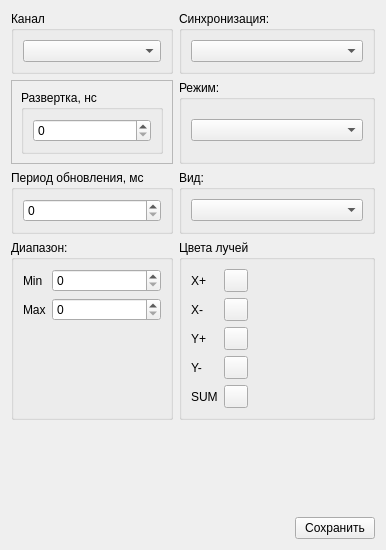
<?xml version="1.0" encoding="UTF-8"?>
<ui version="4.0">
 <class>Oscilloscope_options</class>
 <widget class="QWidget" name="Oscilloscope_options">
  <property name="geometry">
   <rect>
    <x>0</x>
    <y>0</y>
    <width>386</width>
    <height>550</height>
   </rect>
  </property>
  <property name="windowTitle">
   <string>Form</string>
  </property>
  <layout class="QVBoxLayout" name="verticalLayout">
   <item>
    <layout class="QGridLayout" name="gridLayout">
     <item row="2" column="1">
      <widget class="QGroupBox" name="groupBox_4">
       <property name="title">
        <string>Период обновления, мс</string>
       </property>
       <layout class="QVBoxLayout" name="verticalLayout_10">
        <item>
         <widget class="QSpinBox" name="sb_interval"/>
        </item>
       </layout>
      </widget>
     </item>
     <item row="1" column="1">
      <widget class="QFrame" name="frame_4">
       <property name="frameShape">
        <enum>QFrame::StyledPanel</enum>
       </property>
       <property name="frameShadow">
        <enum>QFrame::Raised</enum>
       </property>
       <layout class="QVBoxLayout" name="verticalLayout_5">
        <item>
         <widget class="QGroupBox" name="groupBox_3">
          <property name="title">
           <string>Развертка, нс</string>
          </property>
          <layout class="QVBoxLayout" name="verticalLayout_3">
           <item>
            <widget class="QSpinBox" name="sb_time"/>
           </item>
          </layout>
         </widget>
        </item>
       </layout>
      </widget>
     </item>
     <item row="3" column="3">
      <widget class="QGroupBox" name="groupBox">
       <property name="title">
        <string>Цвета лучей</string>
       </property>
       <layout class="QHBoxLayout" name="horizontalLayout">
        <item>
         <layout class="QGridLayout" name="gridLayout_2">
          <item row="0" column="1">
           <widget class="QToolButton" name="btn_x_plus"/>
          </item>
          <item row="0" column="0">
           <widget class="QLabel" name="label">
            <property name="sizePolicy">
             <sizepolicy hsizetype="Fixed" vsizetype="Preferred">
              <horstretch>0</horstretch>
              <verstretch>0</verstretch>
             </sizepolicy>
            </property>
            <property name="text">
             <string>X+</string>
            </property>
           </widget>
          </item>
          <item row="5" column="1">
           <widget class="QToolButton" name="btn_sum"/>
          </item>
          <item row="2" column="0">
           <widget class="QLabel" name="label_11">
            <property name="sizePolicy">
             <sizepolicy hsizetype="Fixed" vsizetype="Preferred">
              <horstretch>0</horstretch>
              <verstretch>0</verstretch>
             </sizepolicy>
            </property>
            <property name="text">
             <string>Y+</string>
            </property>
           </widget>
          </item>
          <item row="5" column="0">
           <widget class="QLabel" name="label_14">
            <property name="sizePolicy">
             <sizepolicy hsizetype="Fixed" vsizetype="Preferred">
              <horstretch>0</horstretch>
              <verstretch>0</verstretch>
             </sizepolicy>
            </property>
            <property name="text">
             <string>SUM</string>
            </property>
           </widget>
          </item>
          <item row="2" column="1">
           <widget class="QToolButton" name="btn_y_plus"/>
          </item>
          <item row="1" column="0">
           <widget class="QLabel" name="label_12">
            <property name="sizePolicy">
             <sizepolicy hsizetype="Fixed" vsizetype="Preferred">
              <horstretch>0</horstretch>
              <verstretch>0</verstretch>
             </sizepolicy>
            </property>
            <property name="text">
             <string>X-</string>
            </property>
           </widget>
          </item>
          <item row="1" column="1">
           <widget class="QToolButton" name="btn_x_minus"/>
          </item>
          <item row="3" column="0">
           <widget class="QLabel" name="label_13">
            <property name="sizePolicy">
             <sizepolicy hsizetype="Fixed" vsizetype="Preferred">
              <horstretch>0</horstretch>
              <verstretch>0</verstretch>
             </sizepolicy>
            </property>
            <property name="text">
             <string>Y-</string>
            </property>
           </widget>
          </item>
          <item row="3" column="1">
           <widget class="QToolButton" name="btn_y_minus"/>
          </item>
         </layout>
        </item>
        <item>
         <spacer name="horizontalSpacer">
          <property name="orientation">
           <enum>Qt::Horizontal</enum>
          </property>
          <property name="sizeHint" stdset="0">
           <size>
            <width>40</width>
            <height>20</height>
           </size>
          </property>
         </spacer>
        </item>
       </layout>
      </widget>
     </item>
     <item row="0" column="1">
      <widget class="QGroupBox" name="groupBox_2">
       <property name="title">
        <string>Канал</string>
       </property>
       <layout class="QVBoxLayout" name="verticalLayout_2">
        <item>
         <widget class="QComboBox" name="cb_channel"/>
        </item>
       </layout>
      </widget>
     </item>
     <item row="3" column="1">
      <widget class="QGroupBox" name="groupBox_5">
       <property name="title">
        <string>Диапазон:</string>
       </property>
       <layout class="QVBoxLayout" name="verticalLayout_7">
        <item>
         <layout class="QGridLayout" name="gridLayout_3">
          <item row="1" column="1">
           <widget class="QSpinBox" name="sb_vert_scale_max"/>
          </item>
          <item row="1" column="0">
           <widget class="QLabel" name="label_10">
            <property name="text">
             <string>Max</string>
            </property>
           </widget>
          </item>
          <item row="0" column="0">
           <widget class="QLabel" name="label_9">
            <property name="sizePolicy">
             <sizepolicy hsizetype="Fixed" vsizetype="Preferred">
              <horstretch>0</horstretch>
              <verstretch>0</verstretch>
             </sizepolicy>
            </property>
            <property name="text">
             <string>Min</string>
            </property>
           </widget>
          </item>
          <item row="0" column="1">
           <widget class="QSpinBox" name="sb_vert_scale_min"/>
          </item>
         </layout>
        </item>
        <item>
         <spacer name="verticalSpacer_2">
          <property name="orientation">
           <enum>Qt::Vertical</enum>
          </property>
          <property name="sizeHint" stdset="0">
           <size>
            <width>20</width>
            <height>40</height>
           </size>
          </property>
         </spacer>
        </item>
       </layout>
      </widget>
     </item>
     <item row="0" column="3">
      <widget class="QGroupBox" name="groupBox_6">
       <property name="title">
        <string>Синхронизация:</string>
       </property>
       <layout class="QVBoxLayout" name="verticalLayout_9">
        <item>
         <widget class="QComboBox" name="cb_sync"/>
        </item>
       </layout>
      </widget>
     </item>
     <item row="1" column="3">
      <widget class="QGroupBox" name="groupBox_7">
       <property name="title">
        <string>Режим:</string>
       </property>
       <layout class="QVBoxLayout" name="verticalLayout_4">
        <item>
         <widget class="QComboBox" name="cb_auto"/>
        </item>
       </layout>
      </widget>
     </item>
     <item row="2" column="3">
      <widget class="QGroupBox" name="groupBox_8">
       <property name="title">
        <string>Вид:</string>
       </property>
       <layout class="QVBoxLayout" name="verticalLayout_6">
        <item>
         <widget class="QComboBox" name="cb_type_curve"/>
        </item>
       </layout>
      </widget>
     </item>
    </layout>
   </item>
   <item>
    <spacer name="verticalSpacer">
     <property name="orientation">
      <enum>Qt::Vertical</enum>
     </property>
     <property name="sizeHint" stdset="0">
      <size>
       <width>20</width>
       <height>40</height>
      </size>
     </property>
    </spacer>
   </item>
   <item>
    <layout class="QHBoxLayout" name="horizontalLayout_2">
     <item>
      <spacer name="horizontalSpacer_2">
       <property name="orientation">
        <enum>Qt::Horizontal</enum>
       </property>
       <property name="sizeHint" stdset="0">
        <size>
         <width>40</width>
         <height>20</height>
        </size>
       </property>
      </spacer>
     </item>
     <item>
      <widget class="QPushButton" name="btn_accept">
       <property name="text">
        <string>Сохранить</string>
       </property>
      </widget>
     </item>
    </layout>
   </item>
  </layout>
 </widget>
 <tabstops>
  <tabstop>cb_channel</tabstop>
  <tabstop>cb_sync</tabstop>
  <tabstop>sb_time</tabstop>
  <tabstop>cb_auto</tabstop>
  <tabstop>sb_interval</tabstop>
  <tabstop>cb_type_curve</tabstop>
  <tabstop>sb_vert_scale_min</tabstop>
  <tabstop>sb_vert_scale_max</tabstop>
  <tabstop>btn_x_plus</tabstop>
  <tabstop>btn_x_minus</tabstop>
  <tabstop>btn_y_plus</tabstop>
  <tabstop>btn_y_minus</tabstop>
  <tabstop>btn_sum</tabstop>
 </tabstops>
 <resources/>
 <connections/>
</ui>
